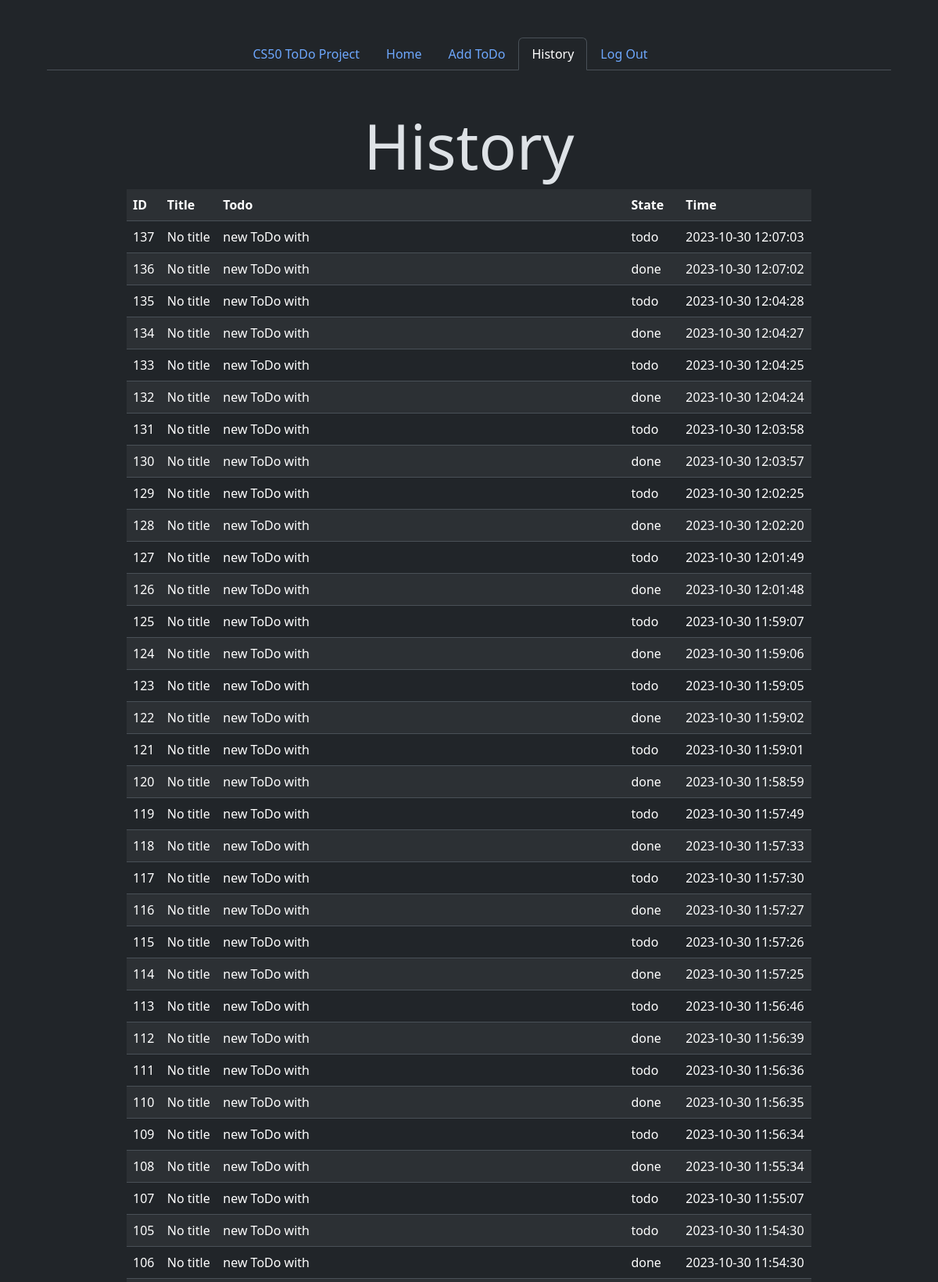
Screenshot of /history (signed in, upper part) with the database file from the repository.
### tables this page shows
CREATE TABLE history (id INTEGER PRIMARY KEY AUTOINCREMENT NOT NULL, user_id INTEGER NOT NULL, title TEXT, todo TEXT NOT NULL, state TEXT NOT NULL, time TIMESTAMP DEFAULT CURRENT_TIMESTAMP, FOREIGN KEY(user_id) REFERENCES users(id));

### app.py (the view)
@app.route("/history")
@login_required
def history():
    userId = session["user_id"]
    history = db.execute("SELECT id, title, todo, state, time FROM history WHERE user_id=? ORDER BY time DESC", userId)
    return render_template("history.html", history=history)

### app.py (called while the page is built)
@app.after_request
def after_request(response):
    response.headers["Cache-Control"] = "no-cache, no-store, must-revalidate"
    response.headers["Expires"] = 0
    response.headers["Pragma"] = "no-cache"
    return response

### helpers.py (called while the page is built)
def login_required(f):
    @wraps(f)
    def decorated_function(*args, **kwargs):
        if session.get("user_id") is None:
            return redirect("/login")
        return f(*args, **kwargs)
    return decorated_function

### templates/history.html (shortened to what this page needs)
{% extends "layout.html" %}
{% block nav %}
          <li class="nav-item">
            <a class="nav-link"  href="/">Home</a>
          </li>
          <li class="nav-item">
            <a class="nav-link" href="/add_todo">Add ToDo</a>
          </li>
          <li class="nav-item">
            <a class="nav-link active" aria-current="page" href="#">History</a>
          </li>
          <li class="nav-item">
            <a class="nav-link" href="/logout">Log Out</a>
          </li>
        </ul>
{% endblock %}
{% block main %}
<h1 class="display-1 text-center">History</h1>
<table class="table table-striped table-hover">
  <tr>
    <th>ID</th>
    <th>Title</th>
    <th>Todo</th>
    <th>State</th>
    <th>Time</th>
  </tr>
  {% for row in history %}
  <tr>
    <td>{{row["id"]}}</td>
    <td>{{row["title"]}}</td>
    <td>{{row["todo"]}}</td>
    <td>{{row["state"]}}</td>
    <td>{{row["time"]}}</td>
  </tr>
  {% endfor %}
</table>
{% endblock %}

### templates/layout.html (shortened to what this page needs)
<!DOCTYPE html>
<html lang="en">
  <head>
    <link
      href="https://cdn.jsdelivr.net/npm/bootstrap@5.3.2/dist/css/bootstrap.min.css"
      rel="stylesheet"
    />
    <link href="/static/styles.css" rel="stylesheet">
  </head>
  <body data-bs-theme="dark">
    <nav class="container-fluid">
      <div class="" id="navbar">
        <ul class="nav nav-tabs justify-content-center m-5 pe-5">
          <li class="nav-item align-self-start">
            <a class="nav-link" href="/">CS50 ToDo Project</a>
          </li>
          {% if session["user_id"] %}
          {% block nav %}{% endblock %}
        {% endif %}
      </div>
    </nav>
    <main class="container w-75 my-2">
      {% block main %} {% endblock %}
    </main>
  </body>
</html>

### rows the page displays
history: id "137", title "No title", todo "new ToDo with", state "todo", time "2023-10-30 12:07:03"
history: id "136", title "No title", todo "new ToDo with", state "done", time "2023-10-30 12:07:02"
history: id "135", title "No title", todo "new ToDo with", state "todo", time "2023-10-30 12:04:28"
history: id "134", title "No title", todo "new ToDo with", state "done", time "2023-10-30 12:04:27"
history: id "133", title "No title", todo "new ToDo with", state "todo", time "2023-10-30 12:04:25"
history: id "132", title "No title", todo "new ToDo with", state "done", time "2023-10-30 12:04:24"
history: id "131", title "No title", todo "new ToDo with", state "todo", time "2023-10-30 12:03:58"
history: id "130", title "No title", todo "new ToDo with", state "done", time "2023-10-30 12:03:57"
history: id "129", title "No title", todo "new ToDo with", state "todo", time "2023-10-30 12:02:25"
history: id "128", title "No title", todo "new ToDo with", state "done", time "2023-10-30 12:02:20"
history: id "127", title "No title", todo "new ToDo with", state "todo", time "2023-10-30 12:01:49"
history: id "126", title "No title", todo "new ToDo with", state "done", time "2023-10-30 12:01:48"
history: id "125", title "No title", todo "new ToDo with", state "todo", time "2023-10-30 11:59:07"
history: id "124", title "No title", todo "new ToDo with", state "done", time "2023-10-30 11:59:06"
history: id "123", title "No title", todo "new ToDo with", state "todo", time "2023-10-30 11:59:05"
history: id "122", title "No title", todo "new ToDo with", state "done", time "2023-10-30 11:59:02"
history: id "121", title "No title", todo "new ToDo with", state "todo", time "2023-10-30 11:59:01"
history: id "120", title "No title", todo "new ToDo with", state "done", time "2023-10-30 11:58:59"
history: id "119", title "No title", todo "new ToDo with", state "todo", time "2023-10-30 11:57:49"
history: id "118", title "No title", todo "new ToDo with", state "done", time "2023-10-30 11:57:33"
history: id "117", title "No title", todo "new ToDo with", state "todo", time "2023-10-30 11:57:30"
history: id "116", title "No title", todo "new ToDo with", state "done", time "2023-10-30 11:57:27"
history: id "115", title "No title", todo "new ToDo with", state "todo", time "2023-10-30 11:57:26"
history: id "114", title "No title", todo "new ToDo with", state "done", time "2023-10-30 11:57:25"
history: id "113", title "No title", todo "new ToDo with", state "todo", time "2023-10-30 11:56:46"
history: id "112", title "No title", todo "new ToDo with", state "done", time "2023-10-30 11:56:39"
history: id "111", title "No title", todo "new ToDo with", state "todo", time "2023-10-30 11:56:36"
history: id "110", title "No title", todo "new ToDo with", state "done", time "2023-10-30 11:56:35"
history: id "109", title "No title", todo "new ToDo with", state "todo", time "2023-10-30 11:56:34"
history: id "108", title "No title", todo "new ToDo with", state "done", time "2023-10-30 11:55:34"
history: id "107", title "No title", todo "new ToDo with", state "todo", time "2023-10-30 11:55:07"
history: id "105", title "No title", todo "new ToDo with", state "todo", time "2023-10-30 11:54:30"
history: id "106", title "No title", todo "new ToDo with", state "done", time "2023-10-30 11:54:30"
